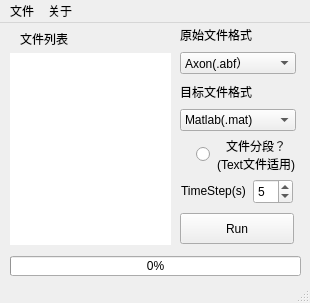
<?xml version="1.0" encoding="UTF-8"?>
<ui version="4.0">
 <class>MainWindow</class>
 <widget class="QMainWindow" name="MainWindow">
  <property name="geometry">
   <rect>
    <x>0</x>
    <y>0</y>
    <width>310</width>
    <height>303</height>
   </rect>
  </property>
  <property name="sizePolicy">
   <sizepolicy hsizetype="Fixed" vsizetype="Fixed">
    <horstretch>0</horstretch>
    <verstretch>0</verstretch>
   </sizepolicy>
  </property>
  <property name="minimumSize">
   <size>
    <width>310</width>
    <height>303</height>
   </size>
  </property>
  <property name="maximumSize">
   <size>
    <width>310</width>
    <height>303</height>
   </size>
  </property>
  <property name="windowTitle">
   <string>AbfConvert</string>
  </property>
  <property name="windowIcon">
   <iconset resource="ui.qrc">
    <normaloff>:/logo/logo.ico</normaloff>:/logo/logo.ico</iconset>
  </property>
  <property name="toolButtonStyle">
   <enum>Qt::ToolButtonIconOnly</enum>
  </property>
  <widget class="QWidget" name="centralwidget">
   <widget class="QProgressBar" name="progressBar">
    <property name="geometry">
     <rect>
      <x>10</x>
      <y>233</y>
      <width>291</width>
      <height>20</height>
     </rect>
    </property>
    <property name="contextMenuPolicy">
     <enum>Qt::DefaultContextMenu</enum>
    </property>
    <property name="layoutDirection">
     <enum>Qt::LeftToRight</enum>
    </property>
    <property name="autoFillBackground">
     <bool>false</bool>
    </property>
    <property name="maximum">
     <number>1</number>
    </property>
    <property name="value">
     <number>0</number>
    </property>
    <property name="alignment">
     <set>Qt::AlignCenter</set>
    </property>
    <property name="textDirection">
     <enum>QProgressBar::TopToBottom</enum>
    </property>
   </widget>
   <widget class="QPushButton" name="RunButton">
    <property name="geometry">
     <rect>
      <x>180</x>
      <y>190</y>
      <width>114</width>
      <height>31</height>
     </rect>
    </property>
    <property name="text">
     <string>Run</string>
    </property>
   </widget>
   <widget class="QLabel" name="label_5">
    <property name="geometry">
     <rect>
      <x>20</x>
      <y>10</y>
      <width>54</width>
      <height>12</height>
     </rect>
    </property>
    <property name="text">
     <string>文件列表</string>
    </property>
   </widget>
   <widget class="QWidget" name="layoutWidget">
    <property name="geometry">
     <rect>
      <x>180</x>
      <y>0</y>
      <width>116</width>
      <height>181</height>
     </rect>
    </property>
    <layout class="QVBoxLayout" name="verticalLayout_3">
     <item>
      <layout class="QVBoxLayout" name="verticalLayout_2">
       <item>
        <widget class="QLabel" name="label">
         <property name="text">
          <string>原始文件格式</string>
         </property>
        </widget>
       </item>
       <item>
        <widget class="QComboBox" name="comboBox_initFile">
         <item>
          <property name="text">
           <string>Axon(.abf）</string>
          </property>
         </item>
        </widget>
       </item>
      </layout>
     </item>
     <item>
      <layout class="QVBoxLayout" name="verticalLayout">
       <item>
        <widget class="QLabel" name="label_2">
         <property name="text">
          <string>目标文件格式</string>
         </property>
        </widget>
       </item>
       <item>
        <widget class="QComboBox" name="comboBox_aimfile">
         <item>
          <property name="text">
           <string>Matlab(.mat)</string>
          </property>
         </item>
         <item>
          <property name="text">
           <string>TextFile(.csv)</string>
          </property>
         </item>
         <item>
          <property name="text">
           <string>TextFile(.txt)</string>
          </property>
         </item>
         <item>
          <property name="text">
           <string>Labview(.tdms)</string>
          </property>
         </item>
        </widget>
       </item>
      </layout>
     </item>
     <item>
      <layout class="QGridLayout" name="gridLayout">
       <item row="0" column="0">
        <widget class="QRadioButton" name="isSplitCheck">
         <property name="contextMenuPolicy">
          <enum>Qt::NoContextMenu</enum>
         </property>
         <property name="layoutDirection">
          <enum>Qt::RightToLeft</enum>
         </property>
         <property name="text">
          <string/>
         </property>
        </widget>
       </item>
       <item row="0" column="1">
        <widget class="QLabel" name="label_3">
         <property name="sizePolicy">
          <sizepolicy hsizetype="Fixed" vsizetype="Fixed">
           <horstretch>0</horstretch>
           <verstretch>0</verstretch>
          </sizepolicy>
         </property>
         <property name="minimumSize">
          <size>
           <width>80</width>
           <height>0</height>
          </size>
         </property>
         <property name="text">
          <string>文件分段？
(Text文件适用)</string>
         </property>
         <property name="alignment">
          <set>Qt::AlignCenter</set>
         </property>
        </widget>
       </item>
      </layout>
     </item>
     <item>
      <layout class="QHBoxLayout" name="horizontalLayout">
       <item>
        <widget class="QLabel" name="label_4">
         <property name="sizePolicy">
          <sizepolicy hsizetype="Fixed" vsizetype="Fixed">
           <horstretch>0</horstretch>
           <verstretch>0</verstretch>
          </sizepolicy>
         </property>
         <property name="text">
          <string>TimeStep(s)</string>
         </property>
        </widget>
       </item>
       <item>
        <widget class="QSpinBox" name="spinBox_timestep">
         <property name="sizePolicy">
          <sizepolicy hsizetype="Fixed" vsizetype="Fixed">
           <horstretch>0</horstretch>
           <verstretch>0</verstretch>
          </sizepolicy>
         </property>
         <property name="minimumSize">
          <size>
           <width>40</width>
           <height>25</height>
          </size>
         </property>
         <property name="maximumSize">
          <size>
           <width>40</width>
           <height>25</height>
          </size>
         </property>
         <property name="specialValueText">
          <string/>
         </property>
         <property name="suffix">
          <string/>
         </property>
         <property name="minimum">
          <number>1</number>
         </property>
         <property name="maximum">
          <number>1000000000</number>
         </property>
         <property name="singleStep">
          <number>1</number>
         </property>
         <property name="value">
          <number>5</number>
         </property>
        </widget>
       </item>
      </layout>
     </item>
    </layout>
   </widget>
   <widget class="QListWidget" name="listWidget">
    <property name="geometry">
     <rect>
      <x>10</x>
      <y>30</y>
      <width>161</width>
      <height>192</height>
     </rect>
    </property>
    <property name="frameShape">
     <enum>QFrame::NoFrame</enum>
    </property>
    <property name="frameShadow">
     <enum>QFrame::Sunken</enum>
    </property>
    <property name="verticalScrollBarPolicy">
     <enum>Qt::ScrollBarAsNeeded</enum>
    </property>
    <property name="selectionMode">
     <enum>QAbstractItemView::ExtendedSelection</enum>
    </property>
   </widget>
  </widget>
  <widget class="QMenuBar" name="menubar">
   <property name="geometry">
    <rect>
     <x>0</x>
     <y>0</y>
     <width>310</width>
     <height>23</height>
    </rect>
   </property>
   <widget class="QMenu" name="FileMenu">
    <property name="title">
     <string>文件</string>
    </property>
    <addaction name="actionOpen"/>
    <addaction name="actionOpenFolder"/>
    <addaction name="actionClearAllFiles"/>
    <addaction name="actionExit"/>
   </widget>
   <widget class="QMenu" name="aboutmenu">
    <property name="title">
     <string>关于</string>
    </property>
    <addaction name="actionaboutmenu"/>
   </widget>
   <addaction name="FileMenu"/>
   <addaction name="aboutmenu"/>
  </widget>
  <widget class="QStatusBar" name="statusbar"/>
  <action name="actionOpen">
   <property name="icon">
    <iconset resource="ui.qrc">
     <normaloff>:/logo/Open.ico</normaloff>:/logo/Open.ico</iconset>
   </property>
   <property name="text">
    <string>打开文件</string>
   </property>
   <property name="shortcut">
    <string>Ctrl+O</string>
   </property>
  </action>
  <action name="actionOpenFolder">
   <property name="icon">
    <iconset resource="ui.qrc">
     <normaloff>:/logo/folder.ico</normaloff>:/logo/folder.ico</iconset>
   </property>
   <property name="text">
    <string>打开文件夹</string>
   </property>
   <property name="shortcut">
    <string>Ctrl+Shift+O</string>
   </property>
  </action>
  <action name="actionClearAllFiles">
   <property name="icon">
    <iconset resource="ui.qrc">
     <normaloff>:/logo/clear.ico</normaloff>:/logo/clear.ico</iconset>
   </property>
   <property name="text">
    <string>清除所有文件</string>
   </property>
   <property name="shortcut">
    <string>Ctrl+D</string>
   </property>
  </action>
  <action name="actionExit">
   <property name="icon">
    <iconset resource="ui.qrc">
     <normaloff>:/logo/close.ico</normaloff>:/logo/close.ico</iconset>
   </property>
   <property name="text">
    <string>退出</string>
   </property>
   <property name="shortcut">
    <string>Ctrl+X</string>
   </property>
  </action>
  <action name="actionaboutmenu">
   <property name="icon">
    <iconset resource="ui.qrc">
     <normaloff>:/logo/about.ico</normaloff>:/logo/about.ico</iconset>
   </property>
   <property name="text">
    <string>aboutmenu</string>
   </property>
  </action>
 </widget>
 <resources>
  <include location="ui.qrc"/>
 </resources>
 <connections/>
</ui>
